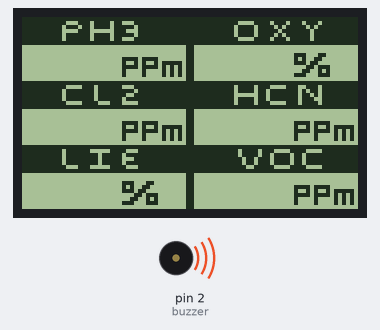
A sketch run on a simulated Arduino Uno, built with avr-gcc and run on an emulated ATmega328P. Shown: 84×48 one-colour display, buzzer (waves = sounding).

Above: at 0.31 s.
Timing chart, 0 to 130.0 s (numbered marks = the images above):
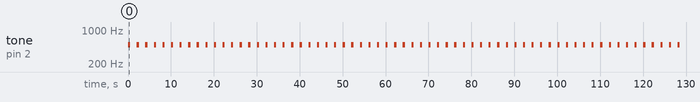

Measured:
- by itself, tone on pin 2 (buzzer): alternates 500 Hz for 0.50 s and silent for 1.5 s

The sketch:

MultiRAE.ino
```cpp
#include <SPI.h>
#include <Adafruit_GFX.h>
#include <Adafruit_PCD8544.h>

#define buzzer 2

Adafruit_PCD8544 display = Adafruit_PCD8544(7, 6, 5, 4, 3);

const unsigned char guiBMP [] PROGMEM = {
0xFF, 0xFF, 0xFF, 0xFF, 0xFF, 0xFF, 0xFF, 0xFF, 0xFF, 0xFF, 0xF0, 0xFF, 0xE3, 0xBD, 0x8F, 0xFF,
0xFF, 0xFC, 0x3D, 0xDD, 0xDF, 0xF0, 0xFF, 0xDD, 0xBD, 0xF7, 0xFF, 0xFF, 0xFB, 0xDE, 0xBE, 0xBF,
0xF0, 0xFF, 0xC3, 0x81, 0xC7, 0xFF, 0xFF, 0xFB, 0xDF, 0x7F, 0x7F, 0xF0, 0xFF, 0xDF, 0xBD, 0xF7,
0xFF, 0xFF, 0xFB, 0xDE, 0xBF, 0x7F, 0xF0, 0xFF, 0xDF, 0xBD, 0x8F, 0xFF, 0xFF, 0xFC, 0x3D, 0xDF,
0x7F, 0xF0, 0xFF, 0xFF, 0xFF, 0xFF, 0xFF, 0xFF, 0xFF, 0xFF, 0xFF, 0xFF, 0xF0, 0x00, 0x00, 0x00,
0x00, 0x00, 0x60, 0x00, 0x00, 0x00, 0x00, 0x00, 0x00, 0x00, 0x00, 0x00, 0x00, 0x60, 0x00, 0x00,
0x00, 0x00, 0x00, 0x00, 0x00, 0x00, 0x00, 0x00, 0x60, 0x00, 0x00, 0x0E, 0x30, 0x00, 0x00, 0x00,
0x00, 0x7B, 0xC0, 0x60, 0x00, 0x00, 0x0A, 0x60, 0x00, 0x00, 0x00, 0x00, 0x4A, 0x5F, 0x60, 0x00,
0x00, 0x0E, 0xC0, 0x00, 0x00, 0x00, 0x00, 0x7B, 0xD5, 0x60, 0x00, 0x00, 0x01, 0xB8, 0x00, 0x00,
0x00, 0x00, 0x42, 0x15, 0x60, 0x00, 0x00, 0x03, 0x28, 0x00, 0x00, 0x00, 0x00, 0x42, 0x15, 0x60,
0x00, 0x00, 0x0E, 0x38, 0x00, 0x00, 0x00, 0x00, 0x00, 0x00, 0x60, 0x00, 0x00, 0x00, 0x00, 0x00,
0xFF, 0xFF, 0xFF, 0xFF, 0xFF, 0xFF, 0xFF, 0xFF, 0xFF, 0xFF, 0xF0, 0xFF, 0xE1, 0xDF, 0x8F, 0xFF,
0xFF, 0xFB, 0xDC, 0x39, 0xDF, 0xF0, 0xFF, 0xDF, 0xDF, 0xF7, 0xFF, 0xFF, 0xFB, 0xDB, 0xFA, 0xDF,
0xF0, 0xFF, 0xDF, 0xDF, 0xCF, 0xFF, 0xFF, 0xF8, 0x1B, 0xFB, 0x5F, 0xF0, 0xFF, 0xDF, 0xDF, 0xBF,
0xFF, 0xFF, 0xFB, 0xDB, 0xFB, 0x9F, 0xF0, 0xFF, 0xE1, 0xE3, 0x87, 0xFF, 0xFF, 0xFB, 0xDC, 0x3B,
0xDF, 0xF0, 0xFF, 0xFF, 0xFF, 0xFF, 0xFF, 0xFF, 0xFF, 0xFF, 0xFF, 0xFF, 0xF0, 0x00, 0x00, 0x00,
0x00, 0x00, 0x60, 0x00, 0x00, 0x00, 0x00, 0x00, 0x00, 0x00, 0x00, 0x00, 0x00, 0x60, 0x00, 0x00,
0x00, 0x00, 0x00, 0x00, 0x00, 0x00, 0x00, 0x00, 0x60, 0x00, 0x00, 0x00, 0x00, 0x00, 0x00, 0x00,
0x00, 0x7B, 0xC0, 0x60, 0x00, 0x00, 0x0F, 0x78, 0x00, 0x00, 0x00, 0x00, 0x4A, 0x5F, 0x60, 0x00,
0x00, 0x09, 0x4B, 0xE0, 0x00, 0x00, 0x00, 0x7B, 0xD5, 0x60, 0x00, 0x00, 0x0F, 0x7A, 0xA0, 0x00,
0x00, 0x00, 0x42, 0x15, 0x60, 0x00, 0x00, 0x08, 0x42, 0xA0, 0x00, 0x00, 0x00, 0x42, 0x15, 0x60,
0x00, 0x00, 0x08, 0x42, 0xA0, 0x00, 0x00, 0x00, 0x00, 0x00, 0x60, 0x00, 0x00, 0x00, 0x00, 0x00,
0xFF, 0xFF, 0xFF, 0xFF, 0xFF, 0xFF, 0xFF, 0xFF, 0xFF, 0xFF, 0xF0, 0xFF, 0xDF, 0x83, 0xC7, 0xFF,
0xFF, 0xFD, 0xEE, 0x1E, 0x1F, 0xF0, 0xFF, 0xDF, 0xEF, 0xBF, 0xFF, 0xFF, 0xFD, 0xED, 0xED, 0xFF,
0xF0, 0xFF, 0xDF, 0xEF, 0x8F, 0xFF, 0xFF, 0xFE, 0xDD, 0xED, 0xFF, 0xF0, 0xFF, 0xDF, 0xEF, 0xBF,
0xFF, 0xFF, 0xFE, 0xDD, 0xED, 0xFF, 0xF0, 0xFF, 0xE3, 0x83, 0xC7, 0xFF, 0xFF, 0xFF, 0x3E, 0x1E,
0x1F, 0xF0, 0xFF, 0xFF, 0xFF, 0xFF, 0xFF, 0xFF, 0xFF, 0xFF, 0xFF, 0xFF, 0xF0, 0x00, 0x00, 0x00,
0x00, 0x00, 0x60, 0x00, 0x00, 0x00, 0x00, 0x00, 0x00, 0x00, 0x00, 0x00, 0x00, 0x60, 0x00, 0x00,
0x00, 0x00, 0x00, 0x00, 0x00, 0x00, 0x71, 0x80, 0x60, 0x00, 0x00, 0x00, 0x00, 0x00, 0x00, 0x00,
0x00, 0x53, 0x00, 0x60, 0x00, 0x00, 0x0F, 0x78, 0x00, 0x00, 0x00, 0x00, 0x76, 0x00, 0x60, 0x00,
0x00, 0x09, 0x4B, 0xE0, 0x00, 0x00, 0x00, 0x0D, 0xC0, 0x60, 0x00, 0x00, 0x0F, 0x7A, 0xA0, 0x00,
0x00, 0x00, 0x19, 0x40, 0x60, 0x00, 0x00, 0x08, 0x42, 0xA0, 0x00, 0x00, 0x00, 0x71, 0xC0, 0x60,
0x00, 0x00, 0x08, 0x42, 0xA0, 0x00, 0x00, 0x00, 0x00, 0x00, 0x60, 0x00, 0x00, 0x00, 0x00, 0x00
};


void setup()   {
  // DISPLAY SETUP
  display.begin();
  display.clearDisplay();
  display.display();
  display.setContrast(55);
  display.drawBitmap(0, 0,  guiBMP, 84, 48, BLACK);
  display.display();

  // BUZZER SETUP

}

void loop() {
  // DISPLAY

  // BUZZER
  tone(buzzer, 500, 500);
  delay(2000);
}
```
